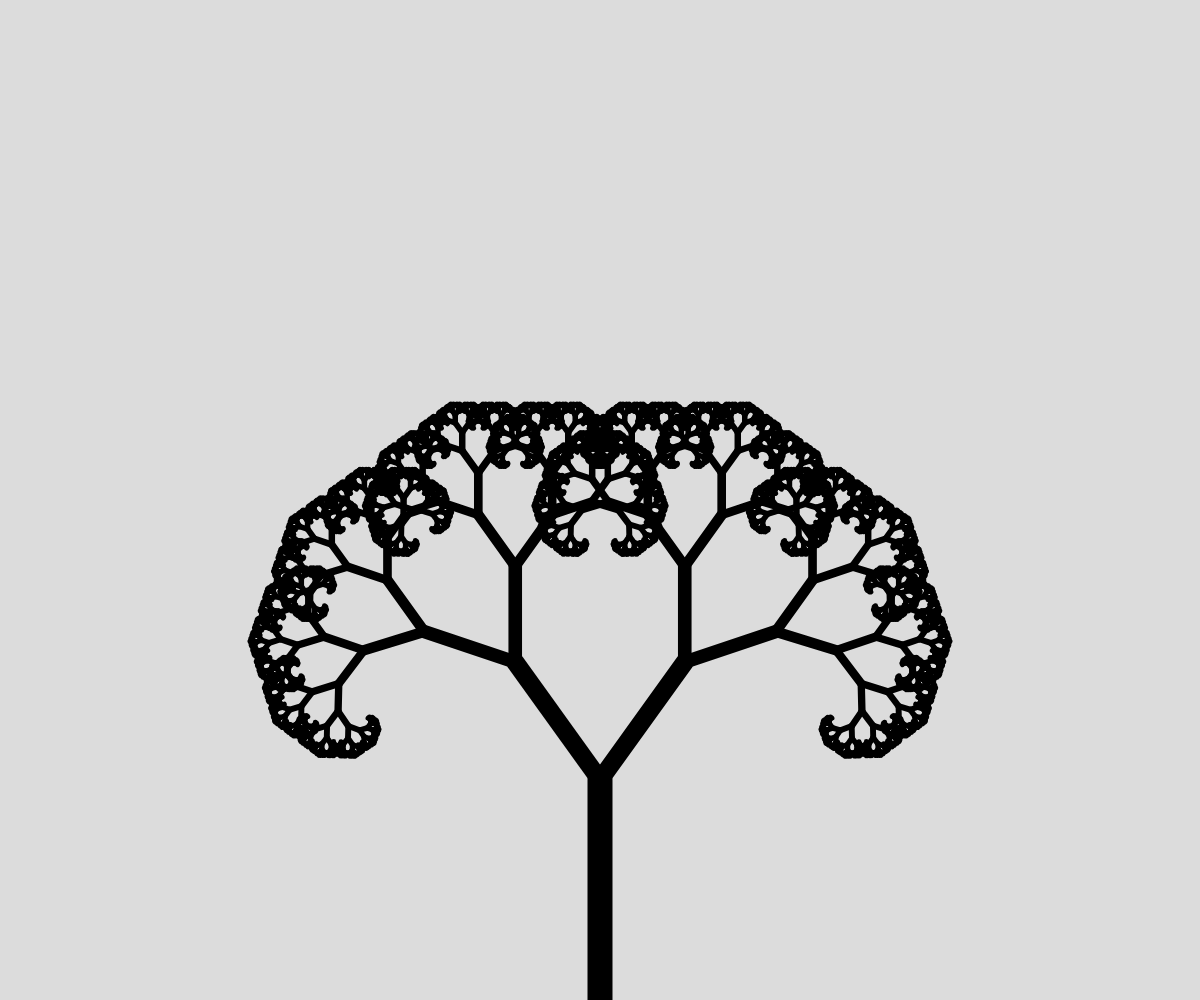
Frame 1 (no input)
Frame 60 (no input): identical to frame 1, image omitted
Frame 120 (the mouse pressed at the canvas centre since frame 60): identical to frame 1, image omitted

The p5.js sketch that drew this single still picture (run headless with seeded random() and noise() and a simulated clock; from frame 60 on, the mouse is pressed at the canvas centre):

// p5.js sketch
// ── sketch.js
// Growing trees
// Kamran Shirazi
// 26 November

// Global Variable
let angle;

function setup() {
  createCanvas(windowWidth, windowHeight);
  angleMode(DEGREES);
  angle = random(50);
}

function draw() {
  background(220);
  // angle = map(mouseX, 0, width, 0, 180);
  translate(width/2, height);
  branch(220);
}

function branch(len){
  let t = map(len, 2, 220, 5, 25);
  strokeWeight(t);
  line(0, 0, 0, -len);
  translate(0, -len);

  if(len > 2){ // recursive case
    push();
      rotate(angle);
      branch(len * 0.66);
    pop();
    push();
      rotate(-angle);
      branch(len * 0.66);
    pop();
  }
}
